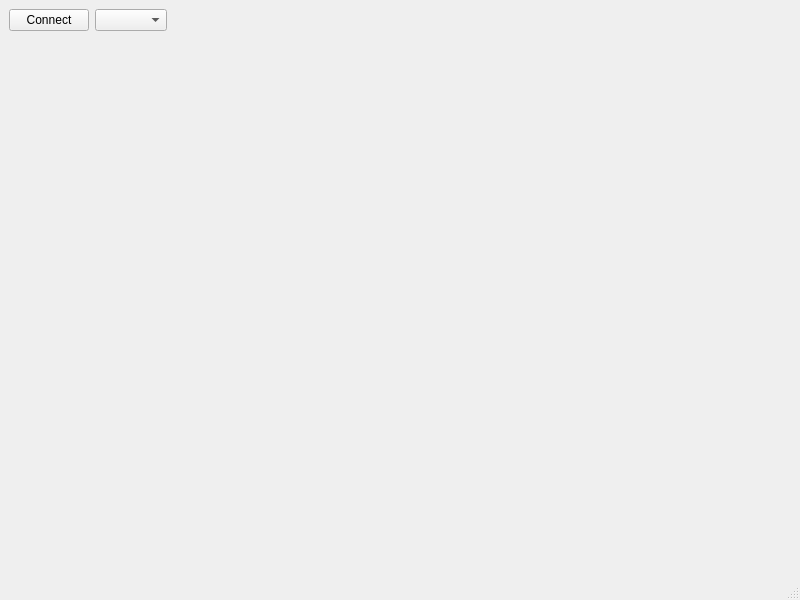
<?xml version="1.0" encoding="UTF-8"?>
<ui version="4.0">
 <class>WeatherViewer</class>
 <widget class="QMainWindow" name="WeatherViewer">
  <property name="geometry">
   <rect>
    <x>0</x>
    <y>0</y>
    <width>800</width>
    <height>600</height>
   </rect>
  </property>
  <property name="windowTitle">
   <string>WeatherViewer</string>
  </property>
  <widget class="QWidget" name="centralwidget">
   <layout class="QGridLayout" name="gridLayout">
    <item row="0" column="0" colspan="2">
     <layout class="QHBoxLayout" name="horizontalLayout">
      <item>
       <widget class="QPushButton" name="btn_ConnectDisconnect">
        <property name="text">
         <string>Connect</string>
        </property>
       </widget>
      </item>
      <item>
       <widget class="QComboBox" name="cb_COM"/>
      </item>
      <item>
       <spacer name="horizontalSpacer">
        <property name="orientation">
         <enum>Qt::Horizontal</enum>
        </property>
        <property name="sizeHint" stdset="0">
         <size>
          <width>40</width>
          <height>20</height>
         </size>
        </property>
       </spacer>
      </item>
     </layout>
    </item>
    <item row="1" column="0" colspan="2">
     <widget class="QCustomPlot" name="Temp_Plot" native="true"/>
    </item>
    <item row="2" column="0" colspan="2">
     <widget class="QCustomPlot" name="Humidity_Plot" native="true"/>
    </item>
   </layout>
  </widget>
  <widget class="QMenuBar" name="menubar">
   <property name="geometry">
    <rect>
     <x>0</x>
     <y>0</y>
     <width>800</width>
     <height>26</height>
    </rect>
   </property>
  </widget>
  <widget class="QStatusBar" name="statusbar"/>
 </widget>
 <customwidgets>
  <customwidget>
   <class>QCustomPlot</class>
   <extends>QWidget</extends>
   <header>qcustomplot.h</header>
   <container>1</container>
  </customwidget>
 </customwidgets>
 <resources/>
 <connections/>
</ui>
